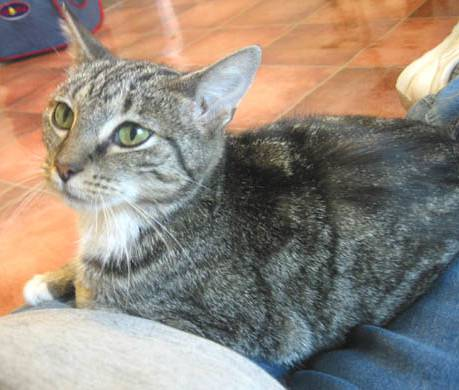
#> input picture dz_56_kozhemiakin_kostiantyn/cat.jpg, 459 x 390 px
$ jupyter execute dz_56_1_kozhemiakin_kostiantyn.ipynb
#> lines starting #> are read from the running program, lines starting #| are printed output that depends on the picture
[cell 1]
import cv2
import matplotlib.pyplot as plt
import matplotlib.colors as clr

[cell 2]
im = cv2.imread("cat.jpg")
#> im is the input picture: shape (390, 459, 3); mean B, G, R 125.1, 136.3, 147.5
plt.axis('off')
plt.imshow(im)
plt.show()

[cell 3]
R = im.copy()
R[:,:,(1,2)] = 0
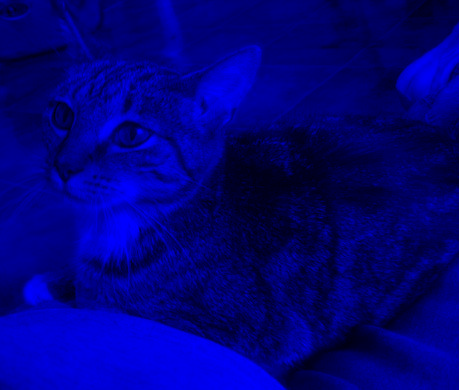
#> R: shape (390, 459, 3); mean B, G, R 125.1, 0, 0
plt.imshow(R)
plt.show()

[cell 4]
G = im.copy()
G[:,:,(0,2)] = 0
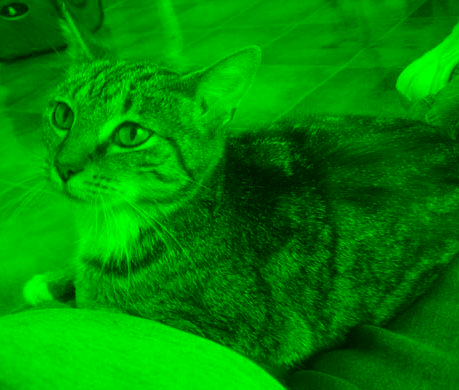
#> G: shape (390, 459, 3); mean B, G, R 0, 136.3, 0
plt.imshow(G)
plt.show()

[cell 5]
B = im.copy()
B[:,:,(0,1)] = 0
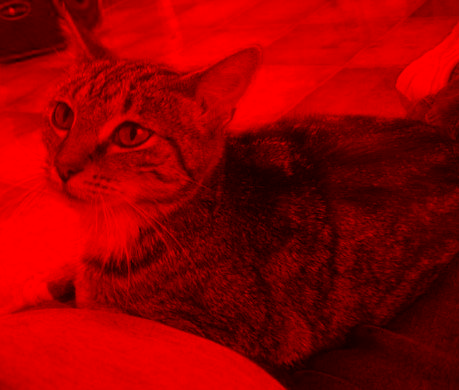
#> B: shape (390, 459, 3); mean B, G, R 0, 0, 147.5
plt.imshow(B)
plt.show()

[cell 6]
img_HSV = cv2.cvtColor(im, cv2.COLOR_BGR2HSV)
#> img_HSV: shape (390, 459, 3); mean H, S, V 55, 58.9, 156.7

[cell 7]
H = img_HSV.copy()
H[:, :, (1,2)] = 255
#> H: shape (390, 459, 3); mean H, S, V 55, 255, 255
H_RGB =  cv2.cvtColor(H,cv2.COLOR_HSV2RGB)
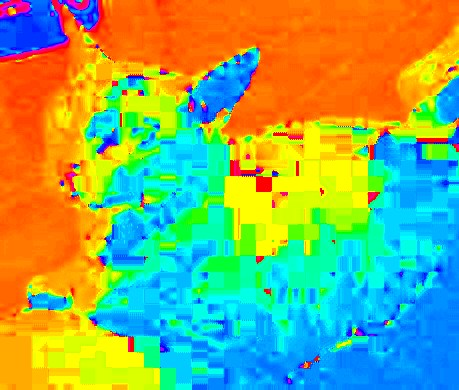
#> H_RGB: shape (390, 459, 3); mean R, G, B 133.2, 172.6, 102.3
plt.show()
plt.imshow(H_RGB)

[cell 8]
S = img_HSV.copy()
S[:, :, 0] = 179
#> S: shape (390, 459, 3); mean H, S, V 179, 58.9, 156.7
S[:, :, 2] = 255
#> S: shape (390, 459, 3); mean H, S, V 179, 58.9, 255
S_RGB =  cv2.cvtColor(S,cv2.COLOR_HSV2RGB)
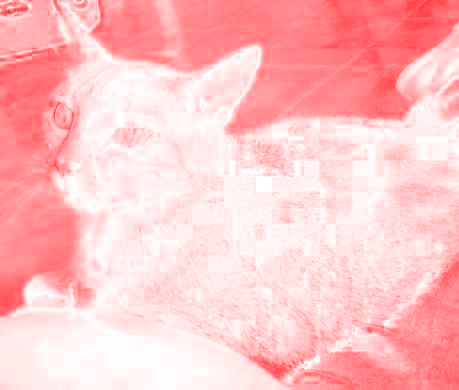
#> S_RGB: shape (390, 459, 3); mean R, G, B 255, 195.8, 197.6
plt.show()
plt.imshow(S_RGB)

[cell 9]
V = img_HSV.copy()
V[:, :, 0] = 179
V[:, :, 1] = 255
#> V: shape (390, 459, 3); mean H, S, V 179, 255, 156.7
V_RGB =  cv2.cvtColor(V,cv2.COLOR_HSV2RGB)
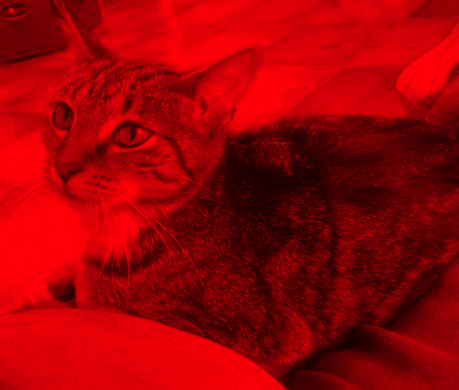
#> V_RGB: shape (390, 459, 3); mean R, G, B 156.7, 0, 4.7
plt.show()
plt.imshow(V_RGB)

[cell 10]
im_Lab = cv2.cvtColor(im, cv2.COLOR_BGR2LAB)
#> im_Lab: shape (390, 459, 3); mean of channels 0, 1, 2 145.4, 131.2, 135.6

[cell 11]
l = im_Lab.copy()
l[:, :, 1] = 0
#> l: shape (390, 459, 3); mean of channels 0, 1, 2 145.4, 0, 135.6
l[:, :, 2] = 0
#> l: shape (390, 459, 3); mean of channels 0, 1, 2 145.4, 0, 0
l_RGB =  cv2.cvtColor(l,cv2.COLOR_LAB2RGB)
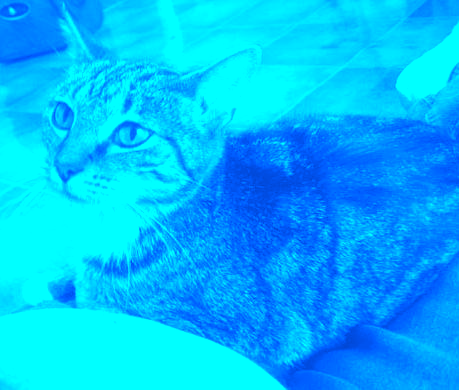
#> l_RGB: shape (390, 459, 3); mean R, G, B 0, 186.6, 254.4
plt.imshow(l_RGB)
plt.show()

[cell 12]
a = im_Lab.copy()
a[:, :, 0] = 0
#> a: shape (390, 459, 3); mean of channels 0, 1, 2 0, 131.2, 135.6
a[:, :, 2] = 0
#> a: shape (390, 459, 3); mean of channels 0, 1, 2 0, 131.2, 0
a_RGB =  cv2.cvtColor(a,cv2.COLOR_LAB2RGB)
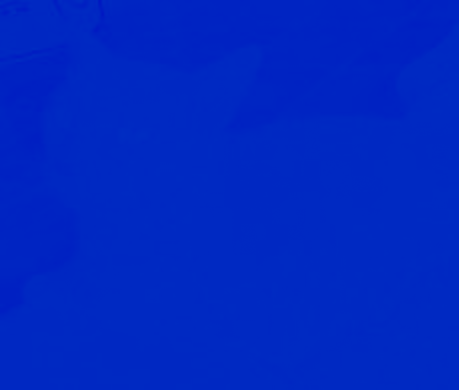
#> a_RGB: shape (390, 459, 3); mean R, G, B 0, 39.2, 194
plt.imshow(a_RGB)
plt.show()

[cell 13]
b = im_Lab.copy()
b[:, :, 0] = 0
b[:, :, 1] = 0
#> b: shape (390, 459, 3); mean of channels 0, 1, 2 0, 0, 135.6
b_RGB =  cv2.cvtColor(b,cv2.COLOR_LAB2RGB)
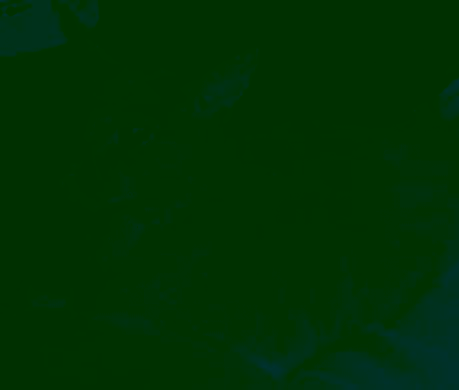
#> b_RGB: shape (390, 459, 3); mean R, G, B 0, 48.6, 3.2
plt.imshow(b_RGB)
plt.show()
